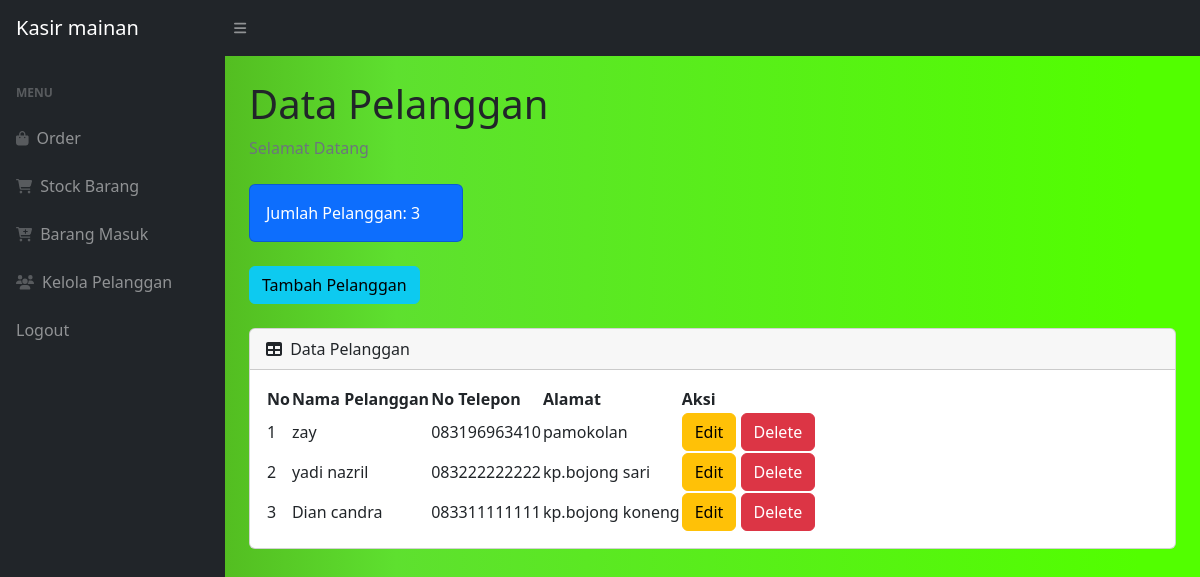
Page /pelanggan.php (signed in) on the committed database.
### tables this page shows
CREATE TABLE `pelanggan` (
  `idpelanggan` int(11) NOT NULL,
  `namapelanggan` varchar(30) NOT NULL,
  `notelp` varchar(15) NOT NULL,
  `alamat` text NOT NULL
);

### pelanggan.php (the view, shortened to what this page needs)
<?php
require 'ceklogin.php';
$h1 = mysqli_query($c,"SELECT * FROM pelanggan");
$h2 = mysqli_num_rows($h1);
?>
<!DOCTYPE html>
<html lang="en">
    <head>
        <link href="https://cdn.jsdelivr.net/npm/simple-datatables@7.1.2/dist/style.min.css" rel="stylesheet" />
        <link href="css/styles.css" rel="stylesheet" />
    </head>
    <body class=""style=" background: rgb(69,144,15);
background: linear-gradient(90deg, rgba(69,144,15,1) 0%, rgba(94,224,47,1) 33%, rgba(82,255,0,1) 95%);">
    <body class="sb-nav-fixed">
        <nav class="sb-topnav navbar navbar-expand navbar-dark bg-dark">
            <a class="navbar-brand ps-3" href="index.php">Kasir mainan</a>
            <button class="btn btn-link btn-sm order-1 order-lg-0 me-4 me-lg-0" id="sidebarToggle" href="#!"><i class="fas fa-bars"></i></button>
        </nav>
        <div id="layoutSidenav">
            <div id="layoutSidenav_nav">
                <nav class="sb-sidenav accordion sb-sidenav-dark" id="sidenavAccordion">
                    <div class="sb-sidenav-menu">
                        <div class="nav">
                            <div class="sb-sidenav-menu-heading">Menu</div>
                            <a class="nav-link" href="index.php">
                                <div class="sb-nav-link-icon"><i class="fas fa-shopping-bag"></i></div>
                                Order
                            </a>
                            <a class="nav-link" href="stock.php">
                                <div class="sb-nav-link-icon"><i class="fas fa-shopping-cart"></i></div>
                                Stock Barang
                            </a>
                            <a class="nav-link" href="masuk.php">
                                <div class="sb-nav-link-icon"><i class="fas fa-cart-plus"></i></div>
                                Barang Masuk
                            </a>
                            <a class="nav-link" href="pelanggan.php">
                                <div class="sb-nav-link-icon"><i class="fas fa-users"></i></div>
                                Kelola Pelanggan
                            </a>
                            <a class="nav-link" href="logout.php">
                                Logout
                            </a>
                        </div>
                    </div>
                </nav>
            </div>
            <div id="layoutSidenav_content">
                <main>
                    <div class="container-fluid px-4">
                        <h1 class="mt-4">Data Pelanggan</h1>
                        <ol class="breadcrumb mb-4">
                            <li class="breadcrumb-item active">Selamat Datang</li>
                        </ol>
                        <div class="row">
                            <div class="col-xl-3 col-md-6">
                                <div class="card bg-primary text-white mb-4">
                                    <div class="card-body">Jumlah Pelanggan: <?=$h2;?></div>
                                </div>
                            </div>
                        </div>
                        <button type="button" class="btn btn-info mb-4" data-bs-toggle="modal" data-bs-target="#myModal">
                            Tambah Pelanggan
                        </button>
                        <div class="card mb-4">
                            <div class="card-header">
                                <i class="fas fa-table me-1"></i>
                                Data Pelanggan
                            </div>
                            <div class="card-body">
                                <table id="datatablesSimple">
                                    <thead>
                                        <tr>
                                            <th>No</th>
                                            <th>Nama Pelanggan</th>
                                            <th>No Telepon</th>
                                            <th>Alamat</th>
                                            <th>Aksi</th>
                                        </tr>
                                    </thead>
                                    <tbody>
                                    <?php
                                    $get = mysqli_query($c,"SELECT * FROM pelanggan");
                                    $i = 1;
                                    while($p=mysqli_fetch_array($get)){
                                    $namapelanggan = $p['namapelanggan'];
                                    $notelp = $p['notelp'];
                                    $alamat = $p['alamat'];
                                    $idpl = $p['idpelanggan'];
                                    ?>
                                        <tr>
                                            <td><?=$i++;?></td>
                                            <td><?=$namapelanggan;?></td>
                                            <td><?=$notelp;?></td>
                                            <td><?=$alamat;?></td>
                                            <td>
                                                <button type="button" class="btn btn-warning" data-bs-toggle="modal" data-bs-target="#edit<?=$idpl;?>">
                                                    Edit
                                                </button>
                                                <button type="button" class="btn btn-danger" data-bs-toggle="modal" data-bs-target="#delete<?=$idpl;?>">
                                                    Delete
                                                </button>
                                            </td>
                                        </tr>
                                        <?php
                                        };
                                        ?>
                                    </tbody>
                                </table>
                            </div>
                        </div>
                    </div>
                </main>
            </div>
        </div>
    </body>
</html>

### rows in the picture
pelanggan: namapelanggan "zay", notelp "083196963410", alamat "pamokolan"
pelanggan: namapelanggan "yadi nazril", notelp "083222222222", alamat "kp.bojong sari"
pelanggan: namapelanggan "Dian candra", notelp "083311111111", alamat "kp.bojong koneng"

### other values in the picture
$h2 "3"
